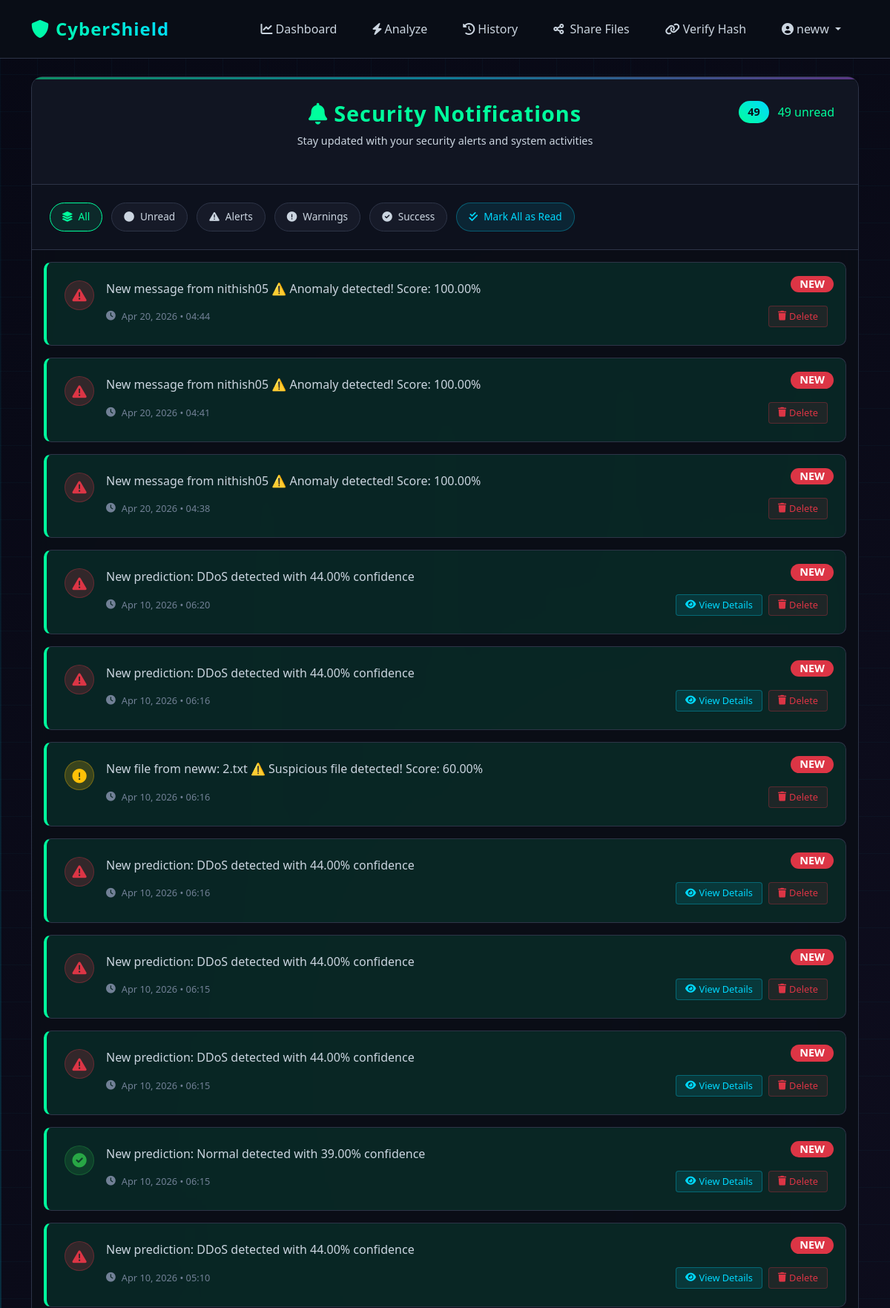
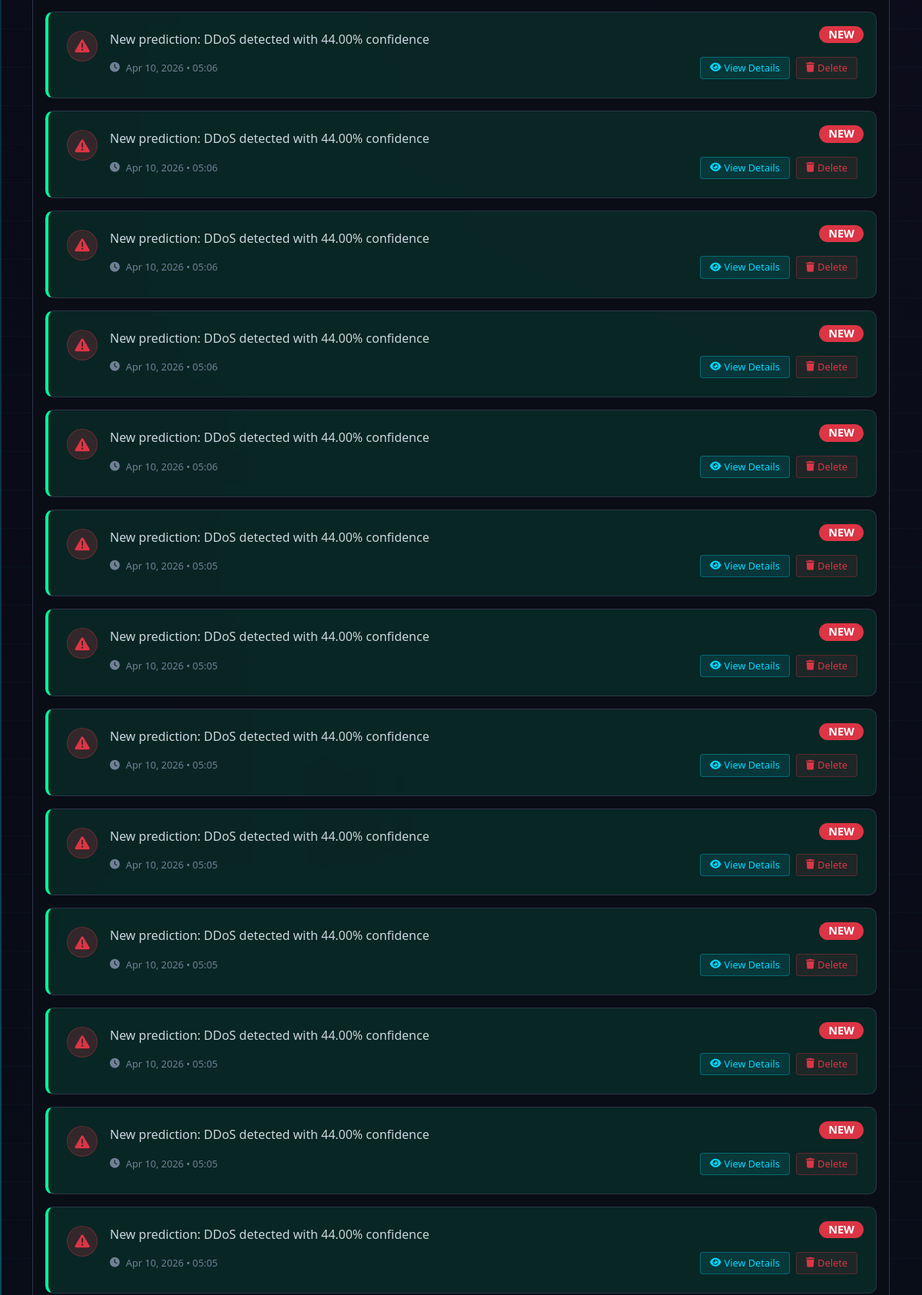
Screenshot of /notifications (signed in, upper part) with the database file from the repository (2 pictures, top to bottom).
### app.py (models this page shows)
class User(db.Model, UserMixin):
    id = db.Column(db.Integer, primary_key=True)
    username = db.Column(db.String(80), unique=True, nullable=False)
    email = db.Column(db.String(120), unique=True, nullable=False)
    password = db.Column(db.String(256), nullable=False)
    email_notifications = db.Column(db.Boolean, default=True)
    min_confidence_for_email = db.Column(db.Float, default=70.0)
    created_at = db.Column(db.DateTime, default=datetime.utcnow)
    predictions = db.relationship('Prediction', backref='user', lazy=True)
    notifications = db.relationship('Notification', backref='user', lazy=True)
    sent_messages = db.relationship('SharedMessage', backref='sender', lazy=True, foreign_keys='SharedMessage.sender_id')

class Notification(db.Model):
    id = db.Column(db.Integer, primary_key=True)
    user_id = db.Column(db.Integer, db.ForeignKey('user.id'), nullable=False)
    prediction_id = db.Column(db.Integer, db.ForeignKey('prediction.id'), nullable=True)
    message = db.Column(db.Text, nullable=False)
    notification_type = db.Column(db.String(50), default='info')
    read = db.Column(db.Boolean, default=False)
    created_at = db.Column(db.DateTime, default=datetime.utcnow)
    prediction = db.relationship('Prediction', backref='notifications')

### app.py (the view)
@app.route('/notifications')
@login_required
def notifications():
    all_notifications = Notification.query.filter_by(user_id=current_user.id)\
        .order_by(Notification.created_at.desc()).all()
    for notification in all_notifications:
        if not notification.read:
            notification.read = True
    db.session.commit()
    return render_template('notifications.html', notifications=all_notifications)

### app.py (called while the page is built)
@login_manager.user_loader
def load_user(user_id):
    return User.query.get(int(user_id))

@app.context_processor
def utility_processor():
    def get_current_datetime():
        return datetime.now().strftime('%H:%M %d-%m-%Y')
    def get_unread_count():
        if current_user.is_authenticated:
            return Notification.query.filter_by(user_id=current_user.id, read=False).count()
        return 0
    return dict(
        get_current_datetime=get_current_datetime,
        get_unread_count=get_unread_count,
        SharedMessage=SharedMessage
    )

### templates/notifications.html (shortened to what this page needs)
{% extends "base.html" %}
{% block content %}
<div class="notifications-container">
    <div class="cyber-notifications-card">
        <div class="notifications-header">
            <h3><i class="fas fa-bell me-2"></i>Security Notifications</h3>
            <p>Stay updated with your security alerts and system activities</p>
            <div class="notification-stats">
                <span class="notification-badge">{{ notifications|length }}</span>
                <span style="color: var(--cyber-neon-green);">
                    {% set unread_count = notifications|selectattr('read', 'equalto', false)|list|length %}
                    {{ unread_count }} unread
                </span>
            </div>
        </div>
        <div class="notification-filters">
            <button class="filter-btn active" onclick="filterNotifications('all')">
                <i class="fas fa-layer-group"></i> All
            </button>
            <button class="filter-btn" onclick="filterNotifications('unread')">
                <i class="fas fa-circle"></i> Unread
            </button>
            <button class="filter-btn" onclick="filterNotifications('danger')">
                <i class="fas fa-exclamation-triangle"></i> Alerts
            </button>
            <button class="filter-btn" onclick="filterNotifications('warning')">
                <i class="fas fa-exclamation-circle"></i> Warnings
            </button>
            <button class="filter-btn" onclick="filterNotifications('success')">
                <i class="fas fa-check-circle"></i> Success
            </button>
            <button class="mark-read-btn" onclick="markAllAsRead()">
                <i class="fas fa-check-double"></i> Mark All as Read
            </button>
        </div>
        <div class="notifications-list">
            {% if notifications %}
                {% for notification in notifications %}
                <div class="cyber-notification-item {% if not notification.read %}unread{% endif %}"
                     data-type="{{ notification.notification_type }}"
                     data-read="{{ notification.read }}"
                     onclick="viewNotification('{{ notification.id }}')">
                    <div class="notification-content">
                        <div class="notification-icon {{ notification.notification_type }}">
                            {% if notification.notification_type == 'danger' %}
                                <i class="fas fa-exclamation-triangle"></i>
                            {% elif notification.notification_type == 'warning' %}
                                <i class="fas fa-exclamation-circle"></i>
                            {% elif notification.notification_type == 'success' %}
                                <i class="fas fa-check-circle"></i>
                            {% else %}
                                <i class="fas fa-info-circle"></i>
                            {% endif %}
                        </div>
                        <div class="notification-details">
                            <div class="notification-message">
                                {{ notification.message }}
                            </div>
                            <div class="notification-meta">
                                <div class="notification-time">
                                    <i class="fas fa-clock"></i>
                                    {{ notification.created_at.strftime('%b %d, %Y • %H:%M') }}
                                </div>
                                <div class="notification-actions">
                                    {% if notification.prediction_id %}
                                    <a href="{{ url_for('prediction_detail', prediction_id=notification.prediction_id) }}"
                                       class="notification-btn view" onclick="event.stopPropagation()">
                                        <i class="fas fa-eye"></i> View Details
                                    </a>
                                    {% endif %}
                                    <button class="notification-btn delete" onclick="deleteNotification('{{ notification.id }}', event)">
                                        <i class="fas fa-trash"></i> Delete
                                    </button>
                                </div>
                            </div>
                        </div>
                    </div>
                    {% if not notification.read %}
                    <div style="position: absolute; top: 1rem; right: 1rem;">
                        <span class="badge notification-badge unread">NEW</span>
                    </div>
                    {% endif %}
                </div>
                {% endfor %}
            {% endif %}
        </div>
    </div>
</div>
{% endblock %}

### templates/base.html (shortened to what this page needs)
<!DOCTYPE html>
<html lang="en">
<head>
    <link href="https://cdn.jsdelivr.net/npm/bootstrap@5.1.3/dist/css/bootstrap.min.css" rel="stylesheet">
    <link rel="stylesheet" href="https://cdnjs.cloudflare.com/ajax/libs/font-awesome/6.0.0/css/all.min.css">
    <link rel="stylesheet" href="{{ url_for('static', filename='css/style.css') }}">
</head>
<body>
    <div class="data-stream"></div>
    <nav class="navbar navbar-expand-lg navbar-dark">
        <div class="container">
            <a class="navbar-brand" href="{{ url_for('index') }}">
                <i class="fas fa-shield-alt me-2"></i>CyberShield
            </a>
            <div class="collapse navbar-collapse" id="navbarNav">
                <ul class="navbar-nav ms-auto">
                    {% if current_user.is_authenticated %}
                        <li class="nav-item">
                            <a class="nav-link {% if request.path == url_for('dashboard') %}active{% endif %}"
                               href="{{ url_for('dashboard') }}">
                                <i class="fas fa-chart-line me-1"></i>Dashboard
                            </a>
                        </li>
                        <li class="nav-item">
                            <a class="nav-link {% if request.path == url_for('predict') %}active{% endif %}"
                               href="{{ url_for('predict') }}">
                                <i class="fas fa-bolt me-1"></i>Analyze
                            </a>
                        </li>
                        <li class="nav-item">
                            <a class="nav-link {% if request.path == url_for('history') %}active{% endif %}"
                               href="{{ url_for('history') }}">
                                <i class="fas fa-history me-1"></i>History
                            </a>
                        </li>
                        <li>
                        <a class="nav-link {% if request.path == url_for('file_share') %}active{% endif %}"
                           href="{{ url_for('file_share') }}">
                                <i class="fas fa-share-alt me-1"></i> Share Files
                        </a>
                        </li>
                                        <li class="nav-item">
                            <a class="nav-link {% if request.path == url_for('verify_hash') %}active{% endif %}"
                               href="{{ url_for('verify_hash') }}">
                                <i class="fas fa-link me-1"></i>Verify Hash
                            </a>
                        </li>
                        <li class="nav-item dropdown">
                            <a class="nav-link dropdown-toggle" href="#" id="navbarDropdown" role="button"
                               data-bs-toggle="dropdown" aria-expanded="false">
                                <i class="fas fa-user-circle me-1"></i>{{ current_user.username }}
                            </a>
                        </li>
                    {% endif %}
                </ul>
            </div>
        </div>
    </nav>
    <main class="container mt-4">
        {% block content %}{% endblock %}
    </main>
</body>
</html>

### static/css/style.css (style rules this page uses)
body { background-color: #f8f9fa; font-family: 'Segoe UI', Tahoma, Geneva, Verdana, sans-serif; }
.navbar-brand { font-weight: bold; font-size: 1.5rem; }
.badge { font-size: 0.9rem; padding: 0.5em 1em; }

### templates/base.html (style rules this page uses)
:root { --cyber-dark: #0a0e17; --cyber-darker: #050811; --cyber-neon-green: #00ff9d; --cyber-neon-blue: #00d9ff; --cyber-neon-purple: #9d4edd; --cyber-gray: #1a1f2e; --cyber-light-gray: #2d3447; --cyber-card-bg: rgba(10, 14, 23, 0.9); --cyber-text-light: #cbd5e0; --cyber-text-dark: #718096; }
body { background: linear-gradient(135deg, var(--cyber-darker) 0%, var(--cyber-dark) 100%); color: var(--cyber-text-light); min-height: 100vh; position: relative; overflow-x: hidden; }
body::before { content: ''; position: fixed; top: 0; left: 0; right: 0; bottom: 0; background: radial-gradient(circle at 20% 80%, rgba(0, 217, 255, 0.05) 0%, transparent 50%), radial-gradient(circle at 80% 20%, rgba(157, 78, 221, 0.05) 0%, transparent 50%); z-index: -1; }
.navbar { background: rgba(10, 14, 23, 0.95) !important; backdrop-filter: blur(10px); border-bottom: 1px solid var(--cyber-light-gray); padding: 1rem 0; }
.navbar-brand { font-size: 1.5rem; font-weight: 700; background: linear-gradient(45deg, var(--cyber-neon-green), var(--cyber-neon-blue)); -webkit-background-clip: text; -webkit-text-fill-color: transparent; letter-spacing: 1px; }
.nav-link { color: var(--cyber-text-light) !important; font-weight: 500; margin: 0 0.5rem; padding: 0.5rem 1rem !important; border-radius: 6px; transition: all 0.3s ease; }
.container { position: relative; z-index: 1; }
.data-stream { position: fixed; width: 2px; height: 100%; background: linear-gradient(transparent, var(--cyber-neon-blue), transparent); animation: dataFlow 3s linear infinite; opacity: 0.3; z-index: 0; }

### rows the page displays
User: username "neww"
Notification: notification_type "danger" (drawn), message "New message from nithish05 ⚠️ Anomaly detected! Score: 100.00%", created_at "Apr 20, 2026 • 04:44", read "NEW"
Notification: notification_type "danger" (drawn), message "New message from nithish05 ⚠️ Anomaly detected! Score: 100.00%", created_at "Apr 20, 2026 • 04:41", read "NEW"
Notification: notification_type "danger" (drawn), message "New message from nithish05 ⚠️ Anomaly detected! Score: 100.00%", created_at "Apr 20, 2026 • 04:38", read "NEW"
Notification: notification_type "danger" (drawn), message "New prediction: DDoS detected with 44.00% confidence", created_at "Apr 10, 2026 • 06:20", read "NEW"
Notification: notification_type "danger" (drawn), message "New prediction: DDoS detected with 44.00% confidence", created_at "Apr 10, 2026 • 06:16", read "NEW"
Notification: notification_type "warning" (drawn), message "New file from neww: 2.txt ⚠️ Suspicious file detected! Score: 60.00%", created_at "Apr 10, 2026 • 06:16", read "NEW"
Notification: notification_type "danger" (drawn), message "New prediction: DDoS detected with 44.00% confidence", created_at "Apr 10, 2026 • 06:16", read "NEW"
Notification: notification_type "danger" (drawn), message "New prediction: DDoS detected with 44.00% confidence", created_at "Apr 10, 2026 • 06:15", read "NEW"
Notification: notification_type "danger" (drawn), message "New prediction: DDoS detected with 44.00% confidence", created_at "Apr 10, 2026 • 06:15", read "NEW"
Notification: notification_type "success" (drawn), message "New prediction: Normal detected with 39.00% confidence", created_at "Apr 10, 2026 • 06:15", read "NEW"
Notification: notification_type "danger" (drawn), message "New prediction: DDoS detected with 44.00% confidence", created_at "Apr 10, 2026 • 05:10", read "NEW"
Notification: notification_type "danger" (drawn), message "New prediction: DDoS detected with 44.00% confidence", created_at "Apr 10, 2026 • 05:06", read "NEW"
Notification: notification_type "danger" (drawn), message "New prediction: DDoS detected with 44.00% confidence", created_at "Apr 10, 2026 • 05:06", read "NEW"
Notification: notification_type "danger" (drawn), message "New prediction: DDoS detected with 44.00% confidence", created_at "Apr 10, 2026 • 05:06", read "NEW"
Notification: notification_type "danger" (drawn), message "New prediction: DDoS detected with 44.00% confidence", created_at "Apr 10, 2026 • 05:06", read "NEW"
Notification: notification_type "danger" (drawn), message "New prediction: DDoS detected with 44.00% confidence", created_at "Apr 10, 2026 • 05:06", read "NEW"
Notification: notification_type "danger" (drawn), message "New prediction: DDoS detected with 44.00% confidence", created_at "Apr 10, 2026 • 05:05", read "NEW"
Notification: notification_type "danger" (drawn), message "New prediction: DDoS detected with 44.00% confidence", created_at "Apr 10, 2026 • 05:05", read "NEW"
Notification: notification_type "danger" (drawn), message "New prediction: DDoS detected with 44.00% confidence", created_at "Apr 10, 2026 • 05:05", read "NEW"
Notification: notification_type "danger" (drawn), message "New prediction: DDoS detected with 44.00% confidence", created_at "Apr 10, 2026 • 05:05", read "NEW"
Notification: notification_type "danger" (drawn), message "New prediction: DDoS detected with 44.00% confidence", created_at "Apr 10, 2026 • 05:05", read "NEW"
Notification: notification_type "danger" (drawn), message "New prediction: DDoS detected with 44.00% confidence", created_at "Apr 10, 2026 • 05:05", read "NEW"
Notification: notification_type "danger" (drawn), message "New prediction: DDoS detected with 44.00% confidence", created_at "Apr 10, 2026 • 05:05", read "NEW"
Notification: notification_type "danger" (drawn), message "New prediction: DDoS detected with 44.00% confidence", created_at "Apr 10, 2026 • 05:05", read "NEW"

### other values shown
{{ notifications|length }} "49"
{{ unread_count }} "49"
